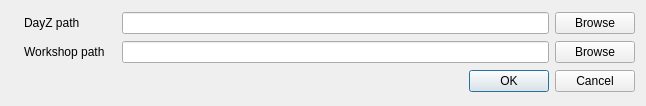
<?xml version="1.0" encoding="UTF-8"?>
<ui version="4.0">
 <class>ArmaPathChooserDialog</class>
 <widget class="QDialog" name="ArmaPathChooserDialog">
  <property name="geometry">
   <rect>
    <x>0</x>
    <y>0</y>
    <width>646</width>
    <height>106</height>
   </rect>
  </property>
  <property name="sizePolicy">
   <sizepolicy hsizetype="Preferred" vsizetype="MinimumExpanding">
    <horstretch>0</horstretch>
    <verstretch>0</verstretch>
   </sizepolicy>
  </property>
  <property name="windowTitle">
   <string>Choose DayZ and Workshop paths</string>
  </property>
  <layout class="QVBoxLayout" name="verticalLayout">
   <property name="sizeConstraint">
    <enum>QLayout::SetDefaultConstraint</enum>
   </property>
   <item>
    <layout class="QHBoxLayout" name="horizontalLayout_2">
     <property name="topMargin">
      <number>0</number>
     </property>
     <item>
      <widget class="QLabel" name="icon_arma_path">
       <property name="sizePolicy">
        <sizepolicy hsizetype="Fixed" vsizetype="Fixed">
         <horstretch>0</horstretch>
         <verstretch>0</verstretch>
        </sizepolicy>
       </property>
       <property name="maximumSize">
        <size>
         <width>16</width>
         <height>16</height>
        </size>
       </property>
       <property name="text">
        <string/>
       </property>
       <property name="pixmap">
        <pixmap resource="icons.qrc">:/icons/open-iconic/x.svg</pixmap>
       </property>
      </widget>
     </item>
     <item>
      <widget class="QLabel" name="label_arma_path">
       <property name="minimumSize">
        <size>
         <width>92</width>
         <height>0</height>
        </size>
       </property>
       <property name="text">
        <string>DayZ path</string>
       </property>
      </widget>
     </item>
     <item>
      <widget class="QLineEdit" name="text_arma_path"/>
     </item>
     <item>
      <widget class="QPushButton" name="button_browse_arma_path">
       <property name="text">
        <string>Browse</string>
       </property>
      </widget>
     </item>
    </layout>
   </item>
   <item>
    <layout class="QHBoxLayout" name="horizontalLayout">
     <item>
      <widget class="QLabel" name="icon_workshop_path">
       <property name="maximumSize">
        <size>
         <width>16</width>
         <height>16</height>
        </size>
       </property>
       <property name="text">
        <string/>
       </property>
       <property name="pixmap">
        <pixmap resource="icons.qrc">:/icons/open-iconic/x.svg</pixmap>
       </property>
      </widget>
     </item>
     <item>
      <widget class="QLabel" name="label_workshop_path">
       <property name="minimumSize">
        <size>
         <width>92</width>
         <height>0</height>
        </size>
       </property>
       <property name="text">
        <string>Workshop path</string>
       </property>
      </widget>
     </item>
     <item>
      <widget class="QLineEdit" name="text_workshop_path"/>
     </item>
     <item>
      <widget class="QPushButton" name="button_browse_workshop_path">
       <property name="text">
        <string>Browse</string>
       </property>
      </widget>
     </item>
    </layout>
   </item>
   <item>
    <widget class="QDialogButtonBox" name="buttonBox">
     <property name="sizePolicy">
      <sizepolicy hsizetype="Expanding" vsizetype="Fixed">
       <horstretch>0</horstretch>
       <verstretch>0</verstretch>
      </sizepolicy>
     </property>
     <property name="orientation">
      <enum>Qt::Horizontal</enum>
     </property>
     <property name="standardButtons">
      <set>QDialogButtonBox::Cancel|QDialogButtonBox::Ok</set>
     </property>
    </widget>
   </item>
  </layout>
 </widget>
 <tabstops>
  <tabstop>text_arma_path</tabstop>
  <tabstop>button_browse_arma_path</tabstop>
  <tabstop>text_workshop_path</tabstop>
  <tabstop>button_browse_workshop_path</tabstop>
 </tabstops>
 <resources>
  <include location="icons.qrc"/>
 </resources>
 <connections>
  <connection>
   <sender>buttonBox</sender>
   <signal>accepted()</signal>
   <receiver>ArmaPathChooserDialog</receiver>
   <slot>accept()</slot>
   <hints>
    <hint type="sourcelabel">
     <x>248</x>
     <y>254</y>
    </hint>
    <hint type="destinationlabel">
     <x>157</x>
     <y>274</y>
    </hint>
   </hints>
  </connection>
  <connection>
   <sender>buttonBox</sender>
   <signal>rejected()</signal>
   <receiver>ArmaPathChooserDialog</receiver>
   <slot>reject()</slot>
   <hints>
    <hint type="sourcelabel">
     <x>316</x>
     <y>260</y>
    </hint>
    <hint type="destinationlabel">
     <x>286</x>
     <y>274</y>
    </hint>
   </hints>
  </connection>
 </connections>
</ui>
